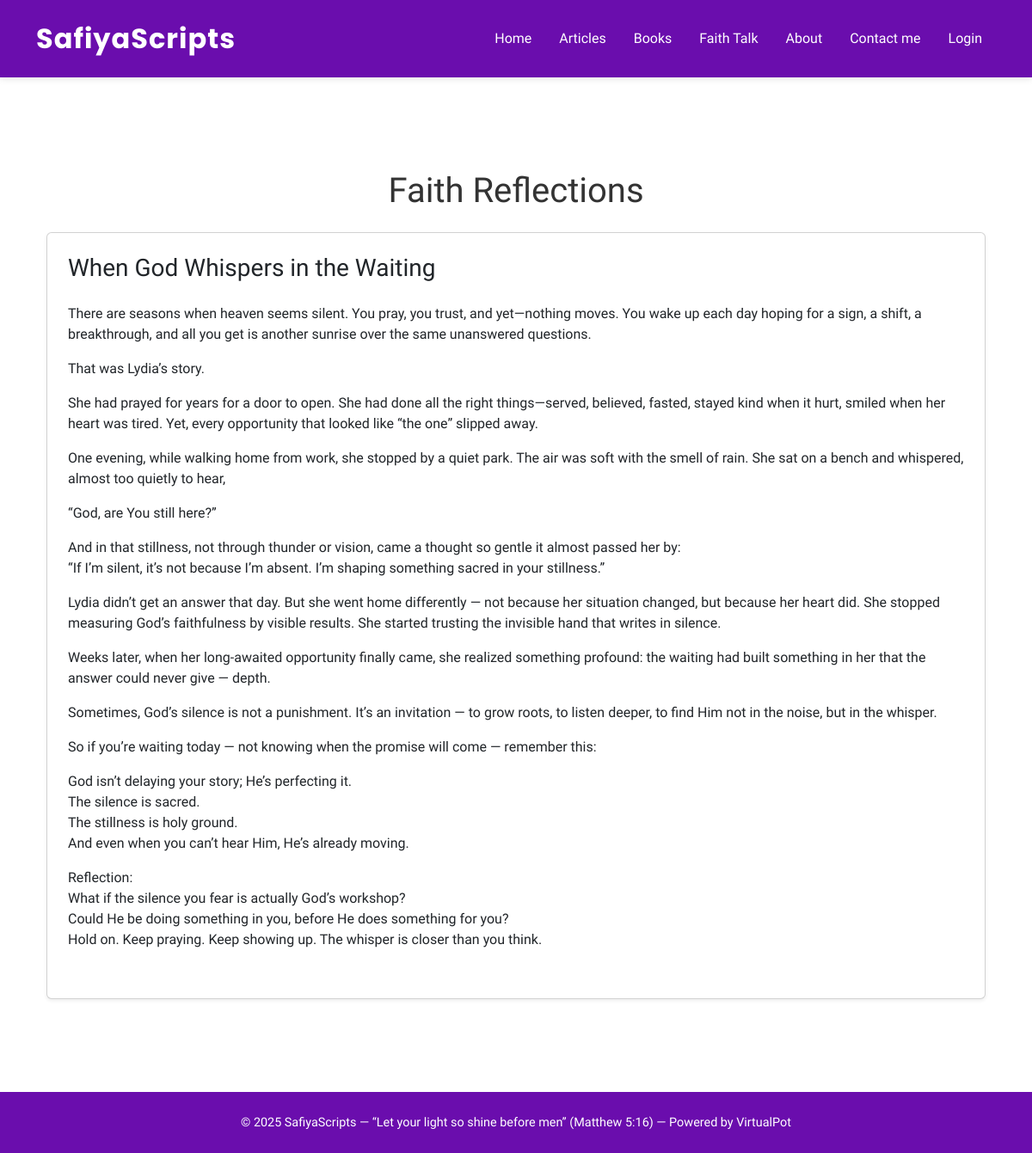
Page /faith/ on the committed database.
### faith/models.py (models this page shows, shortened)
class FaithText(models.Model):
    title = models.CharField(max_length=200)
    content = models.TextField()
    active = models.BooleanField(default=False)
    created_at = models.DateTimeField(default=timezone.now)
    author = models.ForeignKey(User, on_delete=models.CASCADE)
    class Meta:
        ordering = ['-created_at']

### faith/views.py (the view)
def faith_public(request):
    text = FaithText.objects.filter(active=True).first()
    return render(request, 'faith/faith_public.html', {'text': text})

### templates/faith/faith_public.html (shortened to what this page needs)
{% extends 'base.html' %}
{% block content %}
<div class="container py-5">
    <h1 class="text-center mb-4">Faith Reflections</h1>
    <div class="card shadow-sm p-4">
        {% if text %}
            <h3>{{ text.title }}</h3>
            <p class="lead">{{ text.content|linebreaks }}</p>
        {% else %}
            <p class="text-center text-muted">No faith reflections available yet.</p>
        {% endif %}
    </div>
</div>
{% endblock %}

### templates/base.html (style rules this page uses)
body { background-color: #ffffff; font-family: 'Raleway', sans-serif; color: #333; min-height: 100vh; display: flex; flex-direction: column; }

### rows in the picture
FaithText: title "When God Whispers in the Waiting", content "There are seasons when heaven seems silent. You pray, you trust, and yet—nothing moves. You wake up each day hoping for a sign, a shift, a breakthrough, and all you get is another sunrise over the same unanswered questions. That was Lydia’s story. She had prayed for years for a door to open. She had done all the right things—served, believed, fasted, stayed kind when it hurt, smiled when her heart was tired. Yet, every opportunity that looked like “the one” slipped away. One evening, while walking home from work, she stopped by a quiet park. The air was soft with the smell of rain. She sat on a bench and whispered, almost too quietly to hear, “God, are You still here?” And in that…"
